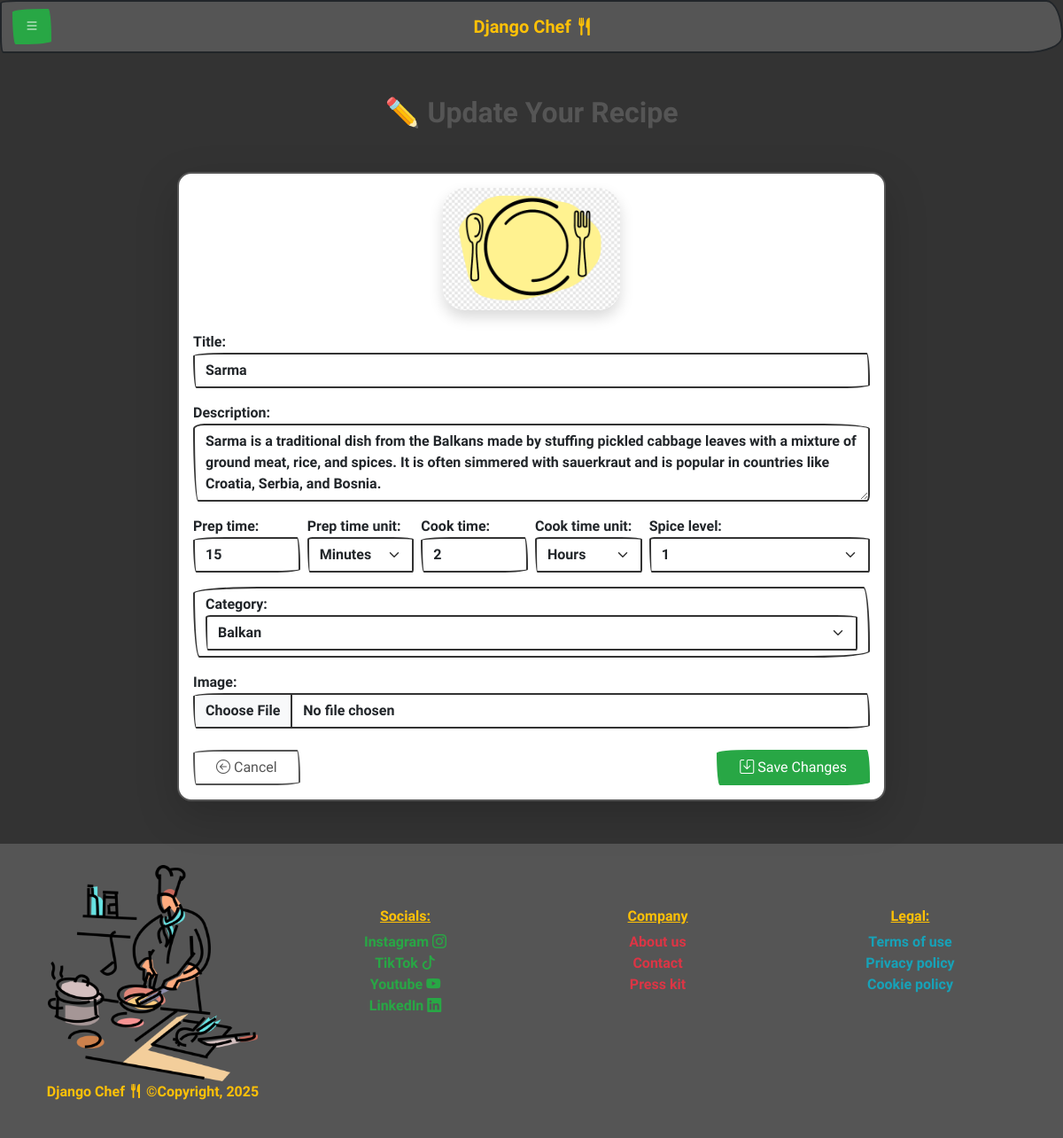
/update_recipe/id_1/sarma/ (signed in), run on the app's committed database.
### recipe_app/models.py (models this page shows, shortened)
class Recipe(models.Model):
    TIME_UNITS = [
        ('min', 'Minutes'),
        ('hr', 'Hours'),
        ('day', 'Days'),
        ('wk', 'Weeks'),
        ('mo', 'Months'),
    ]
    SPICE_LEVELS = [(i, str(i)) for i in range(6)]
    title = models.CharField(max_length=200)
    slug = models.SlugField(max_length=250)
    description = models.TextField()
    prep_time = models.PositiveIntegerField()
    prep_time_unit = models.CharField(max_length=5, choices=TIME_UNITS, default='min')
    cook_time = models.PositiveIntegerField()
    cook_time_unit = models.CharField(max_length=5, choices=TIME_UNITS, default='min')
    spice_level = models.PositiveSmallIntegerField(choices=SPICE_LEVELS, default=0)
    category = models.ForeignKey(Category, null=True, blank=False, on_delete=models.SET_NULL)
    image = models.ImageField(upload_to='recipe_images/', null=True, blank=True)
    owner = models.ForeignKey(
        settings.AUTH_USER_MODEL,
        on_delete=models.CASCADE,
        related_name='recipes',
        null=True,
        blank=True
    )

### recipe_app/views.py (the view, shortened to what this page needs)
# urls.py: path('update_recipe/id_<int:pk>/<slug:slug>/', UpdateRecipe.as_view(), name='update_recipe'),
class UpdateRecipe(LoginRequiredMixin, UpdateView):
    model = Recipe
    template_name = 'recipe_app/recipe/update_recipe.html'
    form_class = RecipeForm
    http_method_names = ['get', 'post']
    def get_object(self, queryset=None):
        return get_object_or_404(
            Recipe,
            pk=self.kwargs.get('pk'),
            slug=self.kwargs.get('slug')
        )

### recipe_app/context_processors.py (called while the page is built)
def show_date(request):
    current_date = datetime.date.today()
    return {
        'current_date': current_date,
    }

### recipe_app/models.py (called while the page is built)
    def __str__(self):
        return self.name

### recipe_app/templates/recipe_app/recipe/update_recipe.html (shortened to what this page needs)
{% extends "base.html" %}
{% load static %}
{% block content %}
<div class="container py-5">
  <h2 class="text-center mb-5 text-dark fw-bold">
    ✏️ Update Your Recipe
  </h2>
  <div class="card border-dark shadow-lg rounded-4" style="max-width: 800px; margin: auto;">
    <div class="card-body">
      <form method="post" enctype="multipart/form-data" class="needs-validation" novalidate>
        <div class="text-center mb-4">
          {% if form.instance.image %}
            <img src="{{ form.instance.image.url }}" alt="{{ form.instance.title }}"
                 class="img-fluid rounded shadow" style="max-width: 200px;">
          {% else %}
            <img src="{% static 'img/default_meal.png' %}" alt="Default Recipe Image"
                 class="img-fluid rounded shadow" style="max-width: 200px;">
          {% endif %}
        </div>
        <div class="mb-3">
          {{ form.title.label_tag }}
          {{ form.title }}
        </div>
        <div class="mb-3">
          {{ form.description.label_tag  }}
          {{ form.description }}
        </div>
        <div class="row g-2 mb-3">
          <div class="col-md-2">
            {{ form.prep_time.label_tag }}
            {{ form.prep_time }}
          </div>
          <div class="col-md-2">
            {{ form.prep_time_unit.label_tag }}
            {{ form.prep_time_unit }}
          </div>
          <div class="col-md-2">
            {{ form.cook_time.label_tag }}
            {{ form.cook_time }}
          </div>
          <div class="col-md-2">
            {{ form.cook_time_unit.label_tag }}
            {{ form.cook_time_unit }}
          </div>
          <div class="col-md-4">
            {{ form.spice_level.label_tag }}
            {{ form.spice_level }}
          </div>
        </div>
        <div class="mb-3 form-control">
          {{ form.category.label_tag }}
          {{ form.category }}
        </div>
        <div class="mb-3">
          {{ form.image.label_tag }}
          {{ form.image }}
        </div>
        <div class="d-flex justify-content-between mt-4">
          <a href="{% url 'read_recipe' form.instance.pk form.instance.slug %}" class="btn btn-outline-secondary px-4">
            <i class="bi bi-arrow-left-circle"></i> Cancel
          </a>
          <button type="submit" class="btn btn-success px-4">
            <i class="bi bi-save"></i> Save Changes
          </button>
        </div>
      </form>
    </div>
  </div>
</div>
{% endblock %}

### data on the page
Recipe: title "Sarma", description "Sarma is a traditional dish from the Balkans made by stuffing pickled cabbage leaves with a mixture of ground meat, rice, and spices. It is often simmered with sauerkraut and is popular in countries like Croatia, Serbia, and Bosnia.", prep_time "15", prep_time_unit "Minutes", cook_time "2", cook_time_unit "Hours", spice_level "1", category "Balkan"
